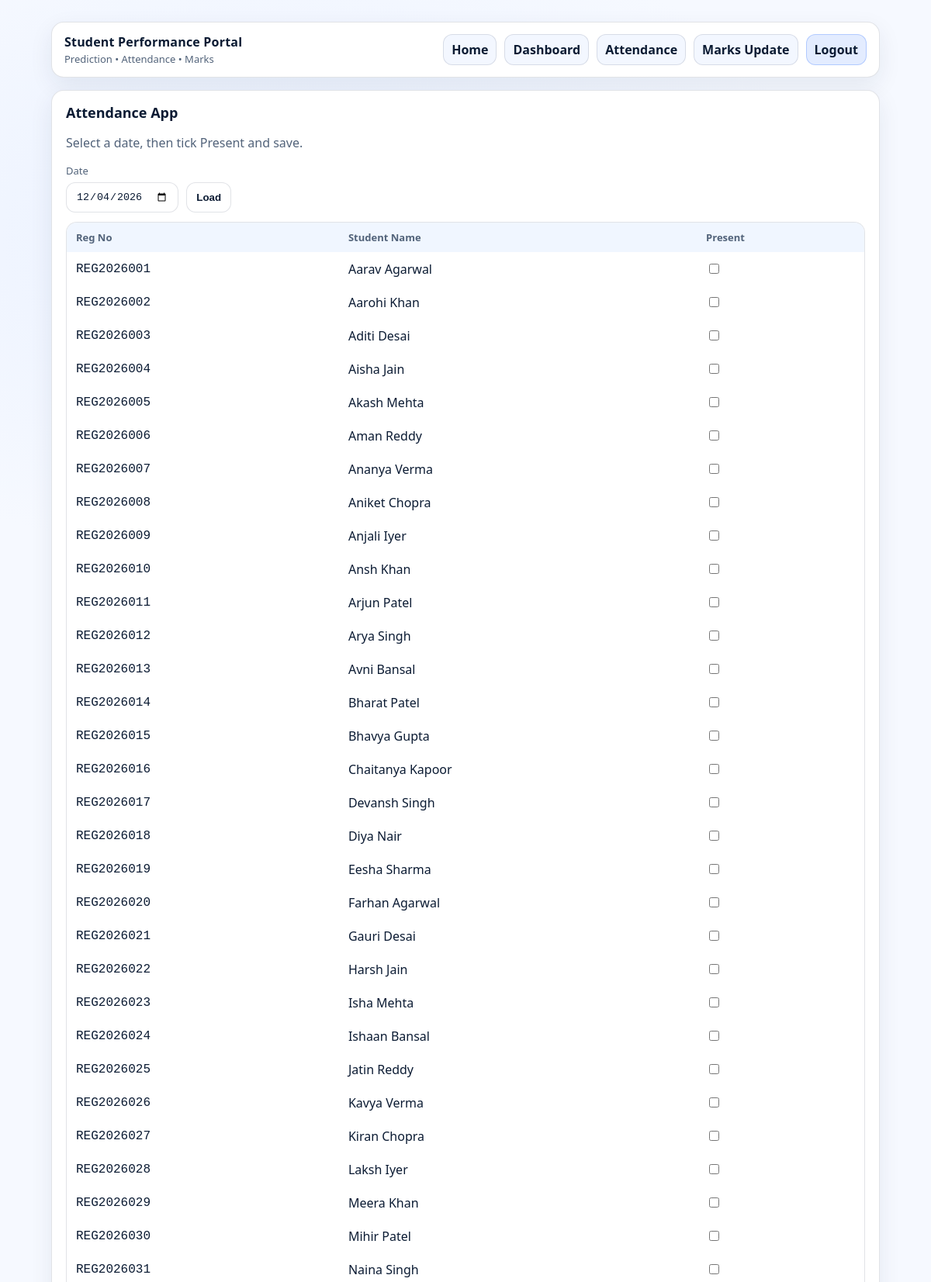
Screenshot of /attendance (signed in, upper part) with the database file from the repository.
### tables this page shows
CREATE TABLE students (
            reg_no TEXT PRIMARY KEY,
            student_name TEXT NOT NULL,
            study_time REAL NOT NULL,
            attendance REAL NOT NULL,
            previous_scores REAL NOT NULL,
            sleep_hours REAL NOT NULL,
            final_score REAL NOT NULL
        );

### app.py (the view, shortened to what this page needs)
@app.route("/attendance", methods=["GET", "POST"])
@login_required
def attendance():
    date = (request.values.get("date") or pd.Timestamp.today().strftime("%Y-%m-%d")).strip()
    saved = False
    conn = db_connect()
    cur = conn.cursor()
    students = cur.execute(
        "SELECT reg_no, student_name FROM students ORDER BY student_name"
    ).fetchall()
    existing = {
        row["reg_no"]: int(row["present"])
        for row in cur.execute(
            "SELECT reg_no, present FROM attendance_records WHERE date = ?",
            (date,),
        ).fetchall()
    }
    conn.close()
    return render_template(
        "attendance.html",
        current_user=current_user,
        students=students,
        date=date,
        existing=existing,
        saved=saved,
    )

### app.py (called while the page is built)
def db_connect() -> sqlite3.Connection:
    conn = sqlite3.connect(DB_PATH)
    conn.row_factory = sqlite3.Row
    return conn

@login_manager.user_loader
def load_user(user_id: str):
    conn = db_connect()
    cur = conn.cursor()
    cur.execute("SELECT id, username FROM staff_users WHERE id = ?", (user_id,))
    row = cur.fetchone()
    conn.close()
    if not row:
        return None
    return StaffUser(row["id"], row["username"])

### templates/attendance.html (shortened to what this page needs)
{% extends "base.html" %}
{% block content %}
<main class="grid grid-single">
  <section class="card">
    <h2>Attendance App</h2>
    <p class="muted">Select a date, then tick Present and save.</p>
    <form class="toolbar" method="GET" action="{{ url_for('attendance') }}">
      <div class="form-row">
        <label for="date">Date</label>
        <input id="date" name="date" type="date" value="{{ date }}" />
      </div>
      <button class="btn btn-secondary" type="submit">Load</button>
    </form>
    <form method="POST" action="{{ url_for('attendance') }}">
      <div class="table-wrap">
        <table class="table">
          <thead>
            <tr>
              <th>Reg No</th>
              <th>Student Name</th>
              <th>Present</th>
            </tr>
          </thead>
          <tbody>
            {% for s in students %}
            <tr>
              <td class="mono">{{ s.reg_no }}</td>
              <td>{{ s.student_name }}</td>
              <td>
                <input
                  type="checkbox"
                  name="present_{{ s.reg_no }}"
                />
              </td>
            </tr>
            {% endfor %}
          </tbody>
        </table>
      </div>
    </form>
  </section>
</main>
{% endblock %}

### templates/base.html (shortened to what this page needs)
<!DOCTYPE html>
<html lang="en">
  <head>
    <link rel="stylesheet" href="{{ url_for('static', filename='style.css') }}" />
  </head>
  <body>
    <div class="container">
      <header class="topbar">
        <div class="brand">
          <div class="brand-title">Student Performance Portal</div>
          <div class="brand-sub">Prediction • Attendance • Marks</div>
        </div>
        <nav class="nav">
          <a class="nav-link" href="{{ url_for('index') }}">Home</a>
          {% if current_user and current_user.is_authenticated %}
          <a class="nav-link" href="{{ url_for('dashboard') }}">Dashboard</a>
          <a class="nav-link" href="{{ url_for('attendance') }}">Attendance</a>
          <a class="nav-link" href="{{ url_for('marks') }}">Marks Update</a>
          <a class="nav-link nav-link-strong" href="{{ url_for('staff_logout') }}">Logout</a>
          {% else %}
          <a class="nav-link" href="{{ url_for('staff_signup') }}">Staff Signup</a>
          <a class="nav-link nav-link-strong" href="{{ url_for('staff_login') }}">Staff Login</a>
          {% endif %}
        </nav>
      </header>
      {% block content %}{% endblock %}
    </div>
  </body>
</html>

### static/style.css (style rules this page uses)
:root { --bg: #f6f9ff; --card: #ffffff; --text: #0b1b33; --muted: #52637a; --border: rgba(10, 30, 60, 0.12); --accent: #1e64ff; --accent-2: #2a9dff; --danger: #d62828; --shadow: 0 10px 30px rgba(18, 40, 80, 0.08); }
* { box-sizing: border-box; }
body { margin: 0; font-family: ui-sans-serif, system-ui, -apple-system, Segoe UI, Roboto, Helvetica, Arial, "Apple Color Emoji", "Segoe UI Emoji"; background: radial-gradient(1200px 700px at 30% 10%, #eaf1ff 0%, var(--bg) 60%); color: var(--text); }
.container { max-width: 1100px; margin: 0 auto; padding: 28px 16px 40px; }
.topbar { display: flex; align-items: center; justify-content: space-between; gap: 16px; padding: 14px 16px; border: 1px solid var(--border); border-radius: 16px; background: var(--card); box-shadow: var(--shadow); }
.brand-title { font-weight: 800; letter-spacing: 0.2px; }
.brand-sub { margin-top: 2px; font-size: 13px; color: var(--muted); }
.nav { display: flex; flex-wrap: wrap; gap: 10px; align-items: center; justify-content: flex-end; }
.nav-link { text-decoration: none; color: var(--text); font-weight: 650; padding: 8px 10px; border-radius: 12px; border: 1px solid var(--border); background: rgba(30, 100, 255, 0.05); }
.nav-link-strong { border-color: rgba(30, 100, 255, 0.25); background: rgba(30, 100, 255, 0.12); }
.grid { display: grid; grid-template-columns: 1.05fr 0.95fr; gap: 16px; margin-top: 16px; }
.grid-single { grid-template-columns: 1fr; }
.card { border: 1px solid var(--border); border-radius: 16px; padding: 16px 18px; background: var(--card); box-shadow: var(--shadow); }
.card h2 { margin: 0 0 10px 0; font-size: 18px; }
.muted { color: var(--muted); }
.mono { font-family: ui-monospace, SFMono-Regular, Menlo, Monaco, Consolas, "Liberation Mono", "Courier New", monospace; }
.form-row label { display: block; font-size: 13px; color: var(--muted); margin-bottom: 6px; }
.form-row input { width: 100%; padding: 10px 12px; border-radius: 12px; border: 1px solid var(--border); background: #ffffff; color: var(--text); outline: none; }
.btn { cursor: pointer; border: 0; border-radius: 12px; padding: 11px 12px; color: #071021; font-weight: 700; background: linear-gradient(90deg, var(--accent) 0%, var(--accent-2) 100%); }
.btn-secondary { background: #ffffff; color: var(--text); border: 1px solid var(--border); }
.toolbar { display: flex; gap: 10px; align-items: flex-end; flex-wrap: wrap; margin-top: 10px; margin-bottom: 12px; }
.table-wrap { margin-top: 10px; border: 1px solid var(--border); border-radius: 14px; overflow: auto; background: #ffffff; }
.table { width: 100%; border-collapse: collapse; min-width: 620px; }
.table th, .table td { text-align: left; padding: 10px 12px; border-bottom: 1px solid rgba(255, 255, 255, 0.06); }
.table th { position: sticky; top: 0; background: #f0f6ff; z-index: 1; color: var(--muted); font-size: 13px; }

### rows the page displays
students: reg_no "REG2026001", student_name "Aarav Agarwal"
students: reg_no "REG2026002", student_name "Aarohi Khan"
students: reg_no "REG2026003", student_name "Aditi Desai"
students: reg_no "REG2026004", student_name "Aisha Jain"
students: reg_no "REG2026005", student_name "Akash Mehta"
students: reg_no "REG2026006", student_name "Aman Reddy"
students: reg_no "REG2026007", student_name "Ananya Verma"
students: reg_no "REG2026008", student_name "Aniket Chopra"
students: reg_no "REG2026009", student_name "Anjali Iyer"
students: reg_no "REG2026010", student_name "Ansh Khan"
students: reg_no "REG2026011", student_name "Arjun Patel"
students: reg_no "REG2026012", student_name "Arya Singh"
students: reg_no "REG2026013", student_name "Avni Bansal"
students: reg_no "REG2026014", student_name "Bharat Patel"
students: reg_no "REG2026015", student_name "Bhavya Gupta"
students: reg_no "REG2026016", student_name "Chaitanya Kapoor"
students: reg_no "REG2026017", student_name "Devansh Singh"
students: reg_no "REG2026018", student_name "Diya Nair"
students: reg_no "REG2026019", student_name "Eesha Sharma"
students: reg_no "REG2026020", student_name "Farhan Agarwal"
students: reg_no "REG2026021", student_name "Gauri Desai"
students: reg_no "REG2026022", student_name "Harsh Jain"
students: reg_no "REG2026023", student_name "Isha Mehta"
students: reg_no "REG2026024", student_name "Ishaan Bansal"
students: reg_no "REG2026025", student_name "Jatin Reddy"
students: reg_no "REG2026026", student_name "Kavya Verma"
students: reg_no "REG2026027", student_name "Kiran Chopra"
students: reg_no "REG2026028", student_name "Laksh Iyer"
students: reg_no "REG2026029", student_name "Meera Khan"
students: reg_no "REG2026030", student_name "Mihir Patel"
students: reg_no "REG2026031", student_name "Naina Singh"
